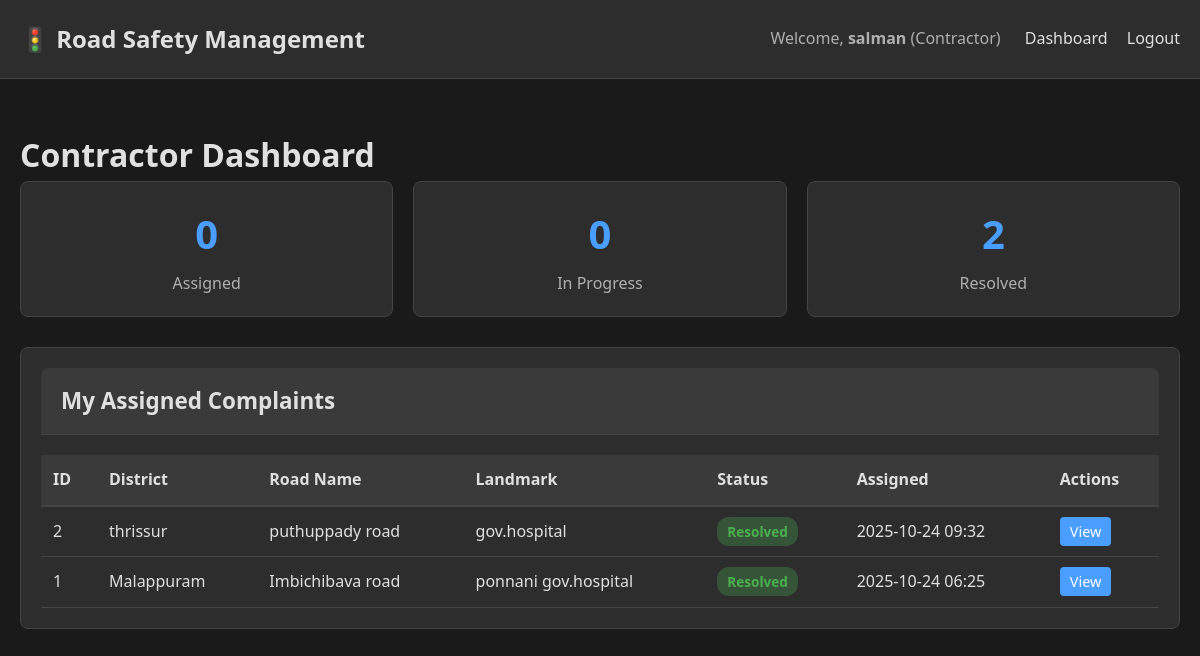
Page /contractor/dashboard (signed in) on the committed database.
### models.py (models this page shows, shortened)
class User(UserMixin, db.Model):
    id = db.Column(db.Integer, primary_key=True)
    username = db.Column(db.String(80), unique=True, nullable=False)
    email = db.Column(db.String(120), unique=True, nullable=False)
    password_hash = db.Column(db.String(200), nullable=False)
    role = db.Column(db.String(20), nullable=False)
    created_at = db.Column(db.DateTime, default=datetime.utcnow)
    complaints = db.relationship('Complaint', backref='user', lazy=True, foreign_keys='Complaint.user_id')
    assigned_complaints = db.relationship('Complaint', backref='contractor', lazy=True, foreign_keys='Complaint.contractor_id')

class Complaint(db.Model):
    id = db.Column(db.Integer, primary_key=True)
    user_id = db.Column(db.Integer, db.ForeignKey('user.id'), nullable=False)
    contractor_id = db.Column(db.Integer, db.ForeignKey('user.id'), nullable=True)
    district = db.Column(db.String(100), nullable=False)
    corporation_type = db.Column(db.String(50), nullable=False)
    road_name = db.Column(db.String(200), nullable=False)
    national_highway = db.Column(db.String(100))
    landmark = db.Column(db.String(200), nullable=False)
    latitude = db.Column(db.Float)
    longitude = db.Column(db.Float)
    description = db.Column(db.Text, nullable=False)
    status = db.Column(db.String(50), default='Submitted')
    admin_acknowledgement = db.Column(db.Text)
    contractor_acknowledgement = db.Column(db.Text)
    created_at = db.Column(db.DateTime, default=datetime.utcnow)
    verified_at = db.Column(db.DateTime)
    assigned_at = db.Column(db.DateTime)
    resolved_at = db.Column(db.DateTime)

### routes/contractor.py (the view)
    def decorated_function(*args, **kwargs):
        if current_user.role != 'contractor':
            flash('Access denied. This page is for contractors only.', 'danger')
            return redirect(url_for('auth.login'))
        return f(*args, **kwargs)

### app.py (called while the page is built)
@login_manager.user_loader
def load_user(user_id):
    return User.query.get(int(user_id))

### routes/contractor.py (called while the page is built)
def contractor_only(f):
    def decorated_function(*args, **kwargs):
        if current_user.role != 'contractor':
            flash('Access denied. This page is for contractors only.', 'danger')
            return redirect(url_for('auth.login'))
        return f(*args, **kwargs)
    decorated_function.__name__ = f.__name__
    return login_required(decorated_function)

@contractor_bp.route('/dashboard')
@contractor_only
def dashboard():
    complaints = Complaint.query.filter_by(contractor_id=current_user.id).order_by(Complaint.created_at.desc()).all()
    assigned_complaints = Complaint.query.filter_by(contractor_id=current_user.id, status='Assigned').count()
    in_progress_complaints = Complaint.query.filter_by(contractor_id=current_user.id, status='In Progress').count()
    resolved_complaints = Complaint.query.filter_by(contractor_id=current_user.id, status='Resolved').count()
    return render_template('contractor/dashboard.html',
                         complaints=complaints,
                         assigned_complaints=assigned_complaints,
                         in_progress_complaints=in_progress_complaints,
                         resolved_complaints=resolved_complaints)

### templates/contractor/dashboard.html (shortened to what this page needs)
{% extends "base.html" %}
{% block content %}
<h1>Contractor Dashboard</h1>
<div class="stats-grid">
    <div class="stat-card">
        <div class="stat-value">{{ assigned_complaints }}</div>
        <div class="stat-label">Assigned</div>
    </div>
    <div class="stat-card">
        <div class="stat-value">{{ in_progress_complaints }}</div>
        <div class="stat-label">In Progress</div>
    </div>
    <div class="stat-card">
        <div class="stat-value">{{ resolved_complaints }}</div>
        <div class="stat-label">Resolved</div>
    </div>
</div>
<div class="card">
    <div class="card-header">
        <h3 style="margin: 0;">My Assigned Complaints</h3>
    </div>
    {% if complaints %}
    <table class="table">
        <thead>
            <tr>
                <th>ID</th>
                <th>District</th>
                <th>Road Name</th>
                <th>Landmark</th>
                <th>Status</th>
                <th>Assigned</th>
                <th>Actions</th>
            </tr>
        </thead>
        <tbody>
            {% for complaint in complaints %}
            <tr>
                <td>{{ complaint.id }}</td>
                <td>{{ complaint.district }}</td>
                <td>{{ complaint.road_name }}</td>
                <td>{{ complaint.landmark }}</td>
                <td><span class="badge badge-{{ complaint.status.lower().replace(' ', '-') }}">{{ complaint.status }}</span></td>
                <td>{{ complaint.assigned_at.strftime('%Y-%m-%d %H:%M') if complaint.assigned_at else 'N/A' }}</td>
                <td>
                    <a href="{{ url_for('contractor.view_complaint', complaint_id=complaint.id) }}" class="btn btn-primary" style="padding: 5px 10px; font-size: 0.9em;">View</a>
                </td>
            </tr>
            {% endfor %}
        </tbody>
    </table>
    {% else %}
    <p style="text-align: center; padding: 20px; color: var(--text-secondary);">No complaints assigned yet.</p>
    {% endif %}
</div>
{% endblock %}

### templates/base.html (shortened to what this page needs)
<!DOCTYPE html>
<html lang="en">
<head>
    <link rel="stylesheet" href="{{ url_for('static', filename='css/style.css') }}">
</head>
<body>
    <nav class="navbar">
        <div class="container" style="display: flex; justify-content: space-between; align-items: center;">
            <a class="navbar-brand" href="/" style="font-size: 1.5em; font-weight: bold;">🚦 Road Safety Management</a>
            <div>
                {% if current_user.is_authenticated %}
                    <span style="color: var(--text-secondary); margin-right: 20px;">
                        Welcome, <strong>{{ current_user.username }}</strong> ({{ current_user.role|capitalize }})
                    </span>
                    {% if current_user.role == 'admin' %}
                        <a class="nav-link" href="{{ url_for('admin.dashboard') }}" style="display: inline; margin-right: 15px;">Dashboard</a>
                    {% elif current_user.role == 'contractor' %}
                        <a class="nav-link" href="{{ url_for('contractor.dashboard') }}" style="display: inline; margin-right: 15px;">Dashboard</a>
                    {% else %}
                        <a class="nav-link" href="{{ url_for('user.dashboard') }}" style="display: inline; margin-right: 15px;">Dashboard</a>
                        <a class="nav-link" href="{{ url_for('user.submit_complaint') }}" style="display: inline; margin-right: 15px;">Submit Complaint</a>
                    {% endif %}
                    <a class="nav-link" href="{{ url_for('auth.logout') }}" style="display: inline;">Logout</a>
                {% else %}
                    <a class="nav-link" href="{{ url_for('auth.login') }}" style="display: inline; margin-right: 15px;">Login</a>
                    <a class="nav-link" href="{{ url_for('auth.register') }}" style="display: inline;">Register</a>
                {% endif %}
            </div>
        </div>
    </nav>
    <div class="container" style="margin-top: 30px;">
        {% block content %}{% endblock %}
    </div>
</body>
</html>

### static/css/style.css (style rules this page uses)
:root { --bg-primary: #1a1a1a; --bg-secondary: #2d2d2d; --bg-tertiary: #3a3a3a; --text-primary: #e0e0e0; --text-secondary: #b0b0b0; --accent-primary: #4a9eff; --accent-hover: #3a8eef; --success: #4caf50; --warning: #ff9800; --danger: #f44336; --border-color: #444; }
* { margin: 0; padding: 0; box-sizing: border-box; }
body { background-color: var(--bg-primary); color: var(--text-primary); font-family: 'Segoe UI', Tahoma, Geneva, Verdana, sans-serif; line-height: 1.6; }
.navbar { background-color: var(--bg-secondary) !important; border-bottom: 1px solid var(--border-color); }
.navbar-brand, .nav-link { color: var(--text-primary) !important; }
.container { max-width: 1200px; margin: 0 auto; padding: 20px; }
.card { background-color: var(--bg-secondary); border: 1px solid var(--border-color); border-radius: 8px; padding: 20px; margin-bottom: 20px; }
.card-header { background-color: var(--bg-tertiary); color: var(--text-primary); border-bottom: 1px solid var(--border-color); padding: 15px 20px; border-radius: 8px 8px 0 0; font-size: 1.2em; font-weight: 600; }
.btn { padding: 10px 20px; border: none; border-radius: 4px; cursor: pointer; font-size: 1em; transition: all 0.3s; }
.btn-primary { background-color: var(--accent-primary); color: white; }
.table { width: 100%; border-collapse: collapse; margin-top: 20px; }
.table th { background-color: var(--bg-tertiary); color: var(--text-primary); padding: 12px; text-align: left; border-bottom: 2px solid var(--border-color); }
.table td { padding: 12px; border-bottom: 1px solid var(--border-color); }
.badge { padding: 5px 10px; border-radius: 12px; font-size: 0.85em; font-weight: 600; }
.badge-resolved { background-color: rgba(76, 175, 80, 0.3); color: var(--success); }
.stats-grid { display: grid; grid-template-columns: repeat(auto-fit, minmax(200px, 1fr)); gap: 20px; margin-bottom: 30px; }
.stat-card { background-color: var(--bg-secondary); border: 1px solid var(--border-color); border-radius: 8px; padding: 20px; text-align: center; }
.stat-value { font-size: 2.5em; font-weight: bold; color: var(--accent-primary); }
.stat-label { color: var(--text-secondary); margin-top: 5px; }
a { color: var(--accent-primary); text-decoration: none; }

### rows in the picture
User: username "salman", role "Contractor"
Complaint: id "2", district "thrissur", road_name "puthuppady road", landmark "gov.hospital", status "Resolved", assigned_at "2025-10-24 09:32"
Complaint: id "1", district "Malappuram", road_name "Imbichibava road", landmark "ponnani gov.hospital", status "Resolved", assigned_at "2025-10-24 06:25"

### other values in the picture
{{ assigned_complaints }} "0"
{{ in_progress_complaints }} "0"
{{ resolved_complaints }} "2"
